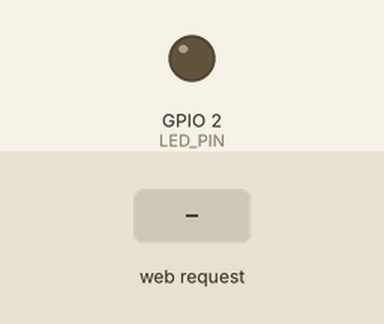
Recording of a sketch running on a simulated ESP32. On the bench: output pins drawn as LEDs (lit = HIGH). The test bench sets the inputs (shaded band). WiFi joins after 1.5 s; servers stay silent unless stated; what the sketch prints to the serial monitor is not drawn.

Above: at 2.7 s.
2.8 s: HTTP request GET /LED=ON received
At 3.4 s:
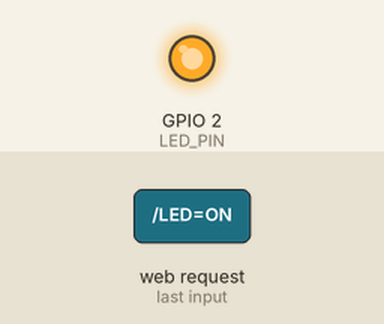
4.3 s: HTTP request GET /LED=OFF received
At 5.8 s:
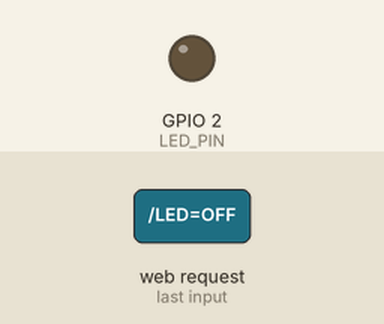
Timing chart, 0 to 7.3 s (numbered marks = the images above; inputs shaded):
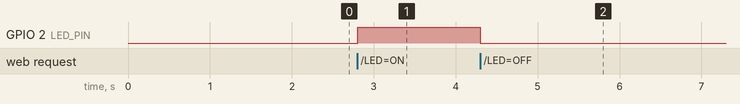

Measured:
- after the input at 2.8 s, GPIO 2 (LED_PIN): LOW → HIGH at once
- after the input at 4.3 s, GPIO 2 (LED_PIN): HIGH → LOW at once

The sketch:

wifi_test.ino
```cpp
#include <WiFi.h>  // For ESP32
//#include <ESP8266WiFi.h>  // Uncomment for ESP8266

const char* ssid = "Raghuram's A15";       // Replace with your WiFi SSID
const char* password = "sqpu7168"; // Replace with your WiFi password

WiFiServer server(80);  // Start server on port 80

#define LED_PIN 2  // GPIO2 (Built-in LED on most ESP boards)

void setup() {
  Serial.begin(115200);

  pinMode(LED_PIN, OUTPUT);
  digitalWrite(LED_PIN, LOW);  // Turn off LED initially

  // Connect to WiFi
  Serial.print("Connecting to WiFi...");
  WiFi.begin(ssid, password);

  while (WiFi.status() != WL_CONNECTED) {
    delay(500);
    Serial.print(".");
  }

  Serial.println("\nWiFi Connected!");
  Serial.print("ESP IP Address: ");
  Serial.println(WiFi.localIP());  // Get ESP IP Address

  server.begin();  // Start the web server
}

void loop() {
  WiFiClient client = server.available();  // Check for incoming client

  if (client) {
    Serial.println("Client connected");
    String request = client.readStringUntil('\r');  // Read HTTP request
    Serial.println(request);
    client.flush();

    // Check if request is for turning LED ON or OFF
    if (request.indexOf("/LED=ON") != -1) {
      digitalWrite(LED_PIN, HIGH);
    } else if (request.indexOf("/LED=OFF") != -1) {
      digitalWrite(LED_PIN, LOW);
    }

    // Send HTTP response
    client.println("HTTP/1.1 200 OK");
    client.println("Content-Type: text/html");
    client.println("");
    client.println("<html><body>");
    client.println("<h1>ESP Web Server</h1>");
    client.println("<p>Click below to control the LED:</p>");
    client.println("<a href=\"/LED=ON\"><button>Turn ON</button></a>");
    client.println("<a href=\"/LED=OFF\"><button>Turn OFF</button></a>");
    client.println("</body></html>");

    client.stop();
    Serial.println("Client disconnected");
  }
}
```
